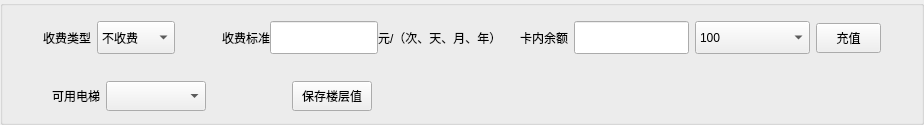
           <widget class="QGroupBox" name="group_card_fee">
            <property name="title">
             <string/>
            </property>
            <layout class="QVBoxLayout" name="verticalLayout_22">
             <property name="spacing">
              <number>0</number>
             </property>
             <property name="leftMargin">
              <number>28</number>
             </property>
             <property name="topMargin">
              <number>0</number>
             </property>
             <property name="rightMargin">
              <number>0</number>
             </property>
             <property name="bottomMargin">
              <number>0</number>
             </property>
             <item>
              <layout class="QHBoxLayout" name="horizontalLayout_41">
               <property name="spacing">
                <number>6</number>
               </property>
               <property name="leftMargin">
                <number>0</number>
               </property>
               <property name="topMargin">
                <number>12</number>
               </property>
               <property name="bottomMargin">
                <number>11</number>
               </property>
               <item>
                <widget class="QLabel" name="label_20">
                 <property name="minimumSize">
                  <size>
                   <width>60</width>
                   <height>25</height>
                  </size>
                 </property>
                 <property name="maximumSize">
                  <size>
                   <width>16777215</width>
                   <height>25</height>
                  </size>
                 </property>
                 <property name="text">
                  <string>收费类型</string>
                 </property>
                 <property name="alignment">
                  <set>Qt::AlignRight|Qt::AlignTrailing|Qt::AlignVCenter</set>
                 </property>
                </widget>
               </item>
               <item>
                <widget class="QComboBox" name="combo_cardfee_type">
                 <property name="sizePolicy">
                  <sizepolicy hsizetype="Expanding" vsizetype="Fixed">
                   <horstretch>0</horstretch>
                   <verstretch>0</verstretch>
                  </sizepolicy>
                 </property>
                 <property name="minimumSize">
                  <size>
                   <width>0</width>
                   <height>33</height>
                  </size>
                 </property>
                 <property name="maximumSize">
                  <size>
                   <width>150</width>
                   <height>33</height>
                  </size>
                 </property>
                 <item>
                  <property name="text">
                   <string>不收费</string>
                  </property>
                 </item>
                 <item>
                  <property name="text">
                   <string>按次收费</string>
                  </property>
                 </item>
                 <item>
                  <property name="text">
                   <string>按天收费</string>
                  </property>
                 </item>
                 <item>
                  <property name="text">
                   <string>包月</string>
                  </property>
                 </item>
                 <item>
                  <property name="text">
                   <string>包年</string>
                  </property>
                 </item>
                </widget>
               </item>
               <item>
                <widget class="QWidget" name="widget_chargestandard" native="true">
                 <property name="minimumSize">
                  <size>
                   <width>110</width>
                   <height>40</height>
                  </size>
                 </property>
                 <layout class="QHBoxLayout" name="horizontalLayout_68">
                  <property name="spacing">
                   <number>0</number>
                  </property>
                  <property name="leftMargin">
                   <number>9</number>
                  </property>
                  <property name="topMargin">
                   <number>0</number>
                  </property>
                  <property name="rightMargin">
                   <number>0</number>
                  </property>
                  <property name="bottomMargin">
                   <number>0</number>
                  </property>
                  <item>
                   <widget class="QLabel" name="label_21">
                    <property name="minimumSize">
                     <size>
                      <width>80</width>
                      <height>25</height>
                     </size>
                    </property>
                    <property name="maximumSize">
                     <size>
                      <width>80</width>
                      <height>25</height>
                     </size>
                    </property>
                    <property name="text">
                     <string>收费标准</string>
                    </property>
                    <property name="alignment">
                     <set>Qt::AlignRight|Qt::AlignTrailing|Qt::AlignVCenter</set>
                    </property>
                   </widget>
                  </item>
                  <item>
                   <widget class="QLineEdit" name="lineEdit_chargestandard">
                    <property name="sizePolicy">
                     <sizepolicy hsizetype="Expanding" vsizetype="Expanding">
                      <horstretch>0</horstretch>
                      <verstretch>0</verstretch>
                     </sizepolicy>
                    </property>
                    <property name="minimumSize">
                     <size>
                      <width>0</width>
                      <height>33</height>
                     </size>
                    </property>
                    <property name="maximumSize">
                     <size>
                      <width>150</width>
                      <height>33</height>
                     </size>
                    </property>
                   </widget>
                  </item>
                  <item>
                   <widget class="QLabel" name="label_22">
                    <property name="minimumSize">
                     <size>
                      <width>0</width>
                      <height>25</height>
                     </size>
                    </property>
                    <property name="maximumSize">
                     <size>
                      <width>16777215</width>
                      <height>25</height>
                     </size>
                    </property>
                    <property name="text">
                     <string>元/（次、天、月、年）</string>
                    </property>
                   </widget>
                  </item>
                 </layout>
                 <zorder>label_22</zorder>
                 <zorder>label_21</zorder>
                 <zorder>lineEdit_chargestandard</zorder>
                </widget>
               </item>
               <item>
                <widget class="QLabel" name="label_16">
                 <property name="minimumSize">
                  <size>
                   <width>60</width>
                   <height>0</height>
                  </size>
                 </property>
                 <property name="text">
                  <string>卡内余额</string>
                 </property>
                 <property name="alignment">
                  <set>Qt::AlignRight|Qt::AlignTrailing|Qt::AlignVCenter</set>
                 </property>
                </widget>
               </item>
               <item>
                <widget class="QLineEdit" name="lineEdit_freefee">
                 <property name="sizePolicy">
                  <sizepolicy hsizetype="Expanding" vsizetype="Expanding">
                   <horstretch>0</horstretch>
                   <verstretch>0</verstretch>
                  </sizepolicy>
                 </property>
                 <property name="minimumSize">
                  <size>
                   <width>115</width>
                   <height>33</height>
                  </size>
                 </property>
                 <property name="maximumSize">
                  <size>
                   <width>115</width>
                   <height>33</height>
                  </size>
                 </property>
                </widget>
               </item>
               <item>
                <widget class="QComboBox" name="combox_recharge_value">
                 <property name="sizePolicy">
                  <sizepolicy hsizetype="Expanding" vsizetype="Fixed">
                   <horstretch>0</horstretch>
                   <verstretch>0</verstretch>
                  </sizepolicy>
                 </property>
                 <property name="minimumSize">
                  <size>
                   <width>115</width>
                   <height>33</height>
                  </size>
                 </property>
                 <property name="maximumSize">
                  <size>
                   <width>115</width>
                   <height>33</height>
                  </size>
                 </property>
                 <item>
                  <property name="text">
                   <string>100</string>
                  </property>
                 </item>
                 <item>
                  <property name="text">
                   <string>200</string>
                  </property>
                 </item>
                 <item>
                  <property name="text">
                   <string>300</string>
                  </property>
                 </item>
                 <item>
                  <property name="text">
                   <string>400</string>
                  </property>
                 </item>
                 <item>
                  <property name="text">
                   <string>500</string>
                  </property>
                 </item>
                </widget>
               </item>
               <item>
                <widget class="QPushButton" name="btn_user_recharge">
                 <property name="minimumSize">
                  <size>
                   <width>65</width>
                   <height>30</height>
                  </size>
                 </property>
                 <property name="maximumSize">
                  <size>
                   <width>65</width>
                   <height>30</height>
                  </size>
                 </property>
                 <property name="text">
                  <string>充值</string>
                 </property>
                </widget>
               </item>
               <item>
                <spacer name="horizontalSpacer_22">
                 <property name="orientation">
                  <enum>Qt::Horizontal</enum>
                 </property>
                 <property name="sizeHint" stdset="0">
                  <size>
                   <width>40</width>
                   <height>20</height>
                  </size>
                 </property>
                </spacer>
               </item>
              </layout>
             </item>
             <item>
              <widget class="QWidget" name="widget_card_value" native="true">
               <property name="minimumSize">
                <size>
                 <width>100</width>
                 <height>40</height>
                </size>
               </property>
               <layout class="QVBoxLayout" name="verticalLayout_47">
                <property name="spacing">
                 <number>0</number>
                </property>
                <property name="leftMargin">
                 <number>0</number>
                </property>
                <property name="topMargin">
                 <number>0</number>
                </property>
                <property name="rightMargin">
                 <number>0</number>
                </property>
                <property name="bottomMargin">
                 <number>0</number>
                </property>
                <item>
                 <layout class="QHBoxLayout" name="horizontalLayout_27" stretch="0,0,0,0,0,0">
                  <property name="spacing">
                   <number>6</number>
                  </property>
                  <property name="leftMargin">
                   <number>0</number>
                  </property>
                  <property name="topMargin">
                   <number>12</number>
                  </property>
                  <property name="bottomMargin">
                   <number>11</number>
                  </property>
                  <item>
                   <widget class="QLabel" name="label_3">
                    <property name="minimumSize">
                     <size>
                      <width>15</width>
                      <height>0</height>
                     </size>
                    </property>
                    <property name="text">
                     <string/>
                    </property>
                   </widget>
                  </item>
                  <item>
                   <widget class="QLabel" name="label_43">
                    <property name="text">
                     <string>可用电梯</string>
                    </property>
                   </widget>
                  </item>
                  <item>
                   <widget class="QComboBox" name="combox_floor_num">
                    <property name="sizePolicy">
                     <sizepolicy hsizetype="Minimum" vsizetype="Expanding">
                      <horstretch>0</horstretch>
                      <verstretch>0</verstretch>
                     </sizepolicy>
                    </property>
                    <property name="minimumSize">
                     <size>
                      <width>100</width>
                      <height>0</height>
                     </size>
                    </property>
                    <property name="maximumSize">
                     <size>
                      <width>16777215</width>
                      <height>33</height>
                     </size>
                    </property>
                   </widget>
                  </item>
                  <item>
                   <spacer name="horizontalSpacer_27">
                    <property name="orientation">
                     <enum>Qt::Horizontal</enum>
                    </property>
                    <property name="sizeType">
                     <enum>QSizePolicy::Fixed</enum>
                    </property>
                    <property name="sizeHint" stdset="0">
                     <size>
                      <width>80</width>
                      <height>20</height>
                     </size>
                    </property>
                   </spacer>
                  </item>
                  <item>
                   <widget class="QPushButton" name="btn_saveFloor">
                    <property name="sizePolicy">
                     <sizepolicy hsizetype="Minimum" vsizetype="Fixed">
                      <horstretch>0</horstretch>
                      <verstretch>0</verstretch>
                     </sizepolicy>
                    </property>
                    <property name="minimumSize">
                     <size>
                      <width>65</width>
                      <height>30</height>
                     </size>
                    </property>
                    <property name="text">
                     <string>保存楼层值</string>
                    </property>
                   </widget>
                  </item>
                  <item>
                   <spacer name="horizontalSpacer_53">
                    <property name="orientation">
                     <enum>Qt::Horizontal</enum>
                    </property>
                    <property name="sizeHint" stdset="0">
                     <size>
                      <width>40</width>
                      <height>20</height>
                     </size>
                    </property>
                   </spacer>
                  </item>
                 </layout>
                </item>
               </layout>
              </widget>
             </item>
            </layout>
           </widget>
